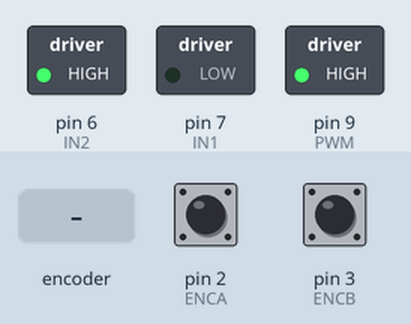
Recording of a sketch running on a simulated Arduino Uno, built with avr-gcc and run on an emulated ATmega328P. On the bench: switched loads named in the sketch (green lamp = pin HIGH). The test bench sets the inputs (shaded band); at power-on: pin 2 (ENCA) HIGH, pin 3 (ENCB) HIGH. What the sketch prints to the serial monitor is not drawn.

Above: at 1.2 s.
1.3 s: rotary encoder on pin 2 (ENCA) / pin 3 (ENCB) turned 3 steps (first pin leading)
4.9 s: rotary encoder on pin 2 (ENCA) / pin 3 (ENCB) turned 1 step (first pin leading)
Timing chart, 0 to 7.9 s (numbered marks = the images above; inputs shaded):
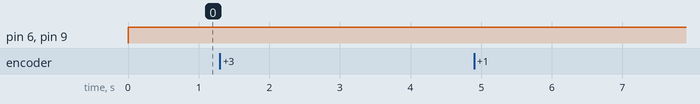

The sketch:

Velocity_control.ino
```cpp
#define ENCA 2 // YELLOW
#define ENCB 3 // WHITE
#define PWM 9
#define IN2 6
#define IN1 7

int pos = 0;
int posprev = 0;

long prevT = 0;

float eprev = 0;
//float eintegral = 0;

//vel param
float currentVel = 0;
float prevVel = 0;
float eprevVel = 0;
float eintegralVel = 0;

void setup() {
  Serial.begin(9600);
  pinMode(ENCA,INPUT);
  pinMode(ENCB,INPUT);
  attachInterrupt(digitalPinToInterrupt(ENCA),readEncoder,RISING);

  pinMode(PWM,OUTPUT);
  pinMode(IN1,OUTPUT);
  pinMode(IN2,OUTPUT);
}

void loop() {
 // set target
 int targetVel = 1000;
 float deltaPos = 0;

 // PID constants
  float kp = 1;
  float kd = 0.01;
  float ki = 0.15; //0.0;

// time difference
  long currT = micros();
  float deltaT = ((float) (currT - prevT))/( 1.0e6 );
  prevT = currT; //store previous time

  deltaPos = pos-posprev;
  posprev = pos;
  currentVel = deltaPos/deltaT;

 //// vel control loop ////
  // error
  int eVel = currentVel - targetVel; //e(t) = target position - measured position

  // derivative
  float dedtVel = (eVel-eprevVel)/(deltaT);

  // integral
  eintegralVel = eintegralVel + eVel*deltaT;

  // control signal
  float u = kp*eVel + kd*dedtVel + ki*eintegralVel;
  //Serial.println(u);

 // motor power
  float pwr = fabs(u);
  if( pwr > 255 ){
    pwr = 255;
  }

// motor direction
  int dir = 1;
  if(u<0){
    dir = -1;
  }

  // signal the motor
  setMotor(dir,pwr,PWM,IN1,IN2);


  // store previous error
  eprevVel = eVel;

Serial.print("vel = ");
Serial.println(currentVel);

}
void setMotor(int dir, int pwmVal, int pwm, int in1, int in2){
  analogWrite(pwm,pwmVal);
  if(dir == 1){
    digitalWrite(in1,HIGH);
    digitalWrite(in2,LOW);
  }
  else if(dir == -1){
    digitalWrite(in1,LOW);
    digitalWrite(in2,HIGH);
  }
  else{
    digitalWrite(in1,LOW);
    digitalWrite(in2,LOW);
  }
}

void readEncoder(){
  int b = digitalRead(ENCB);
  if(b > 0){
    pos++;
  }
  else{
    pos--;
  }

}
```

Measured:
- after the input at 1.3 s, every drawn part: stays the same
- after the input at 4.9 s, every drawn part: stays the same
